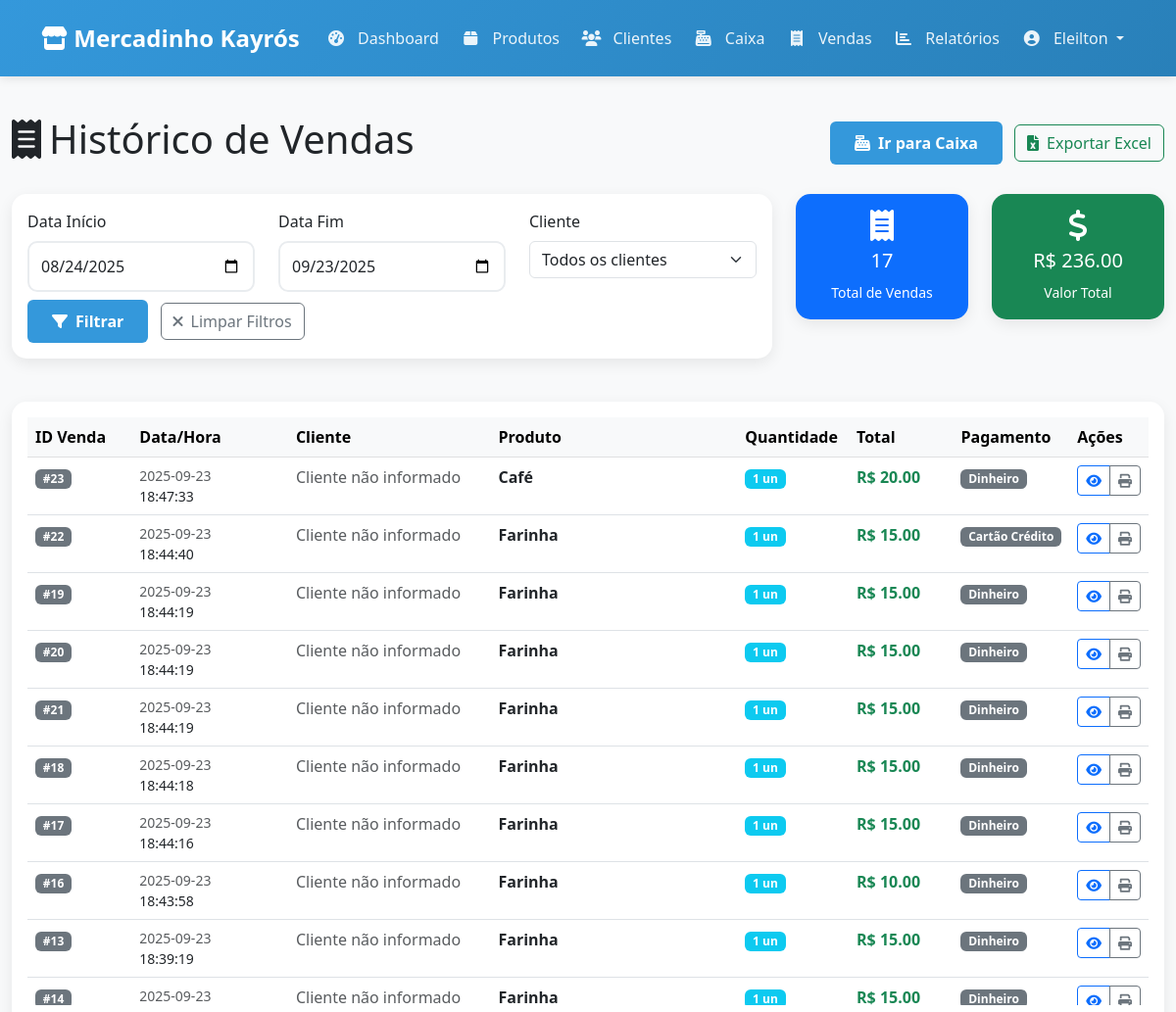
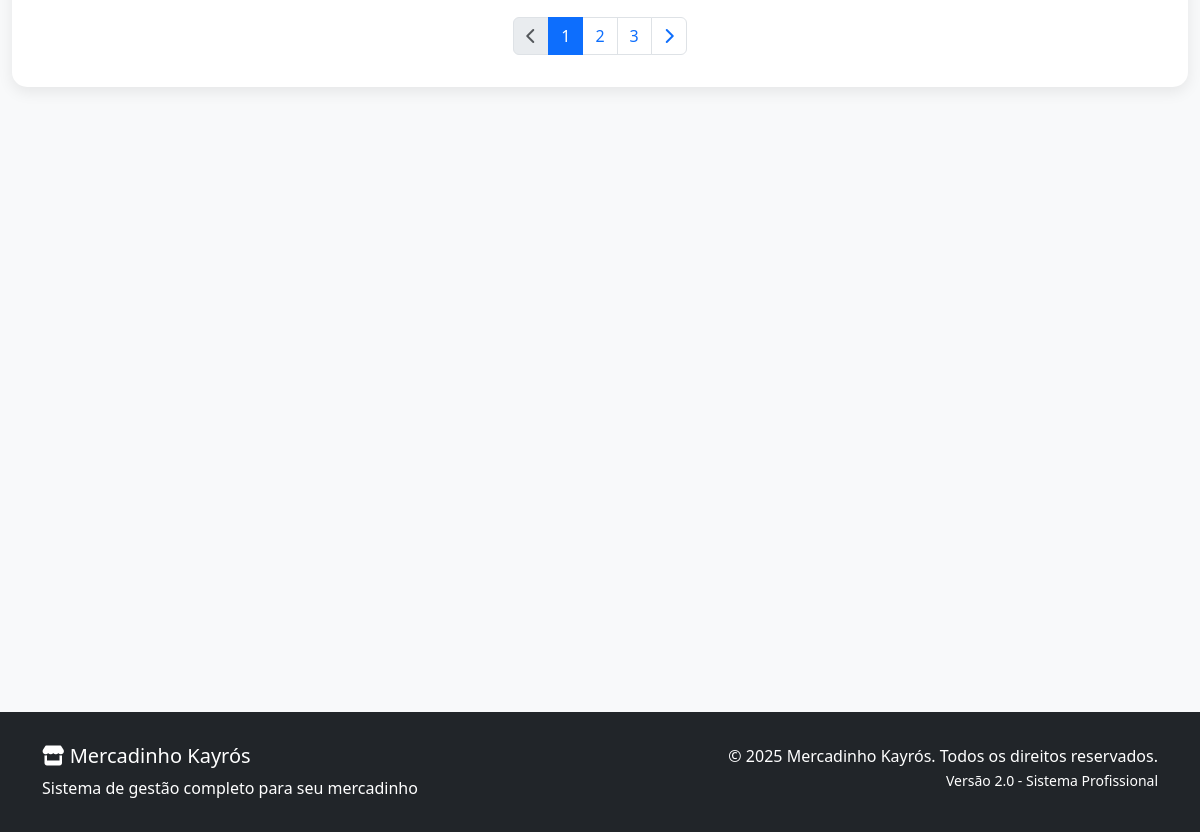
The page /vendas (signed in) on the database its author committed (2 pictures, top to bottom).
### tables this page shows
CREATE TABLE usuarios (
        id INTEGER PRIMARY KEY AUTOINCREMENT,
        username TEXT NOT NULL UNIQUE,
        password_hash TEXT NOT NULL
    );

CREATE TABLE itens_venda (
        id INTEGER PRIMARY KEY AUTOINCREMENT,
        venda_id INTEGER NOT NULL,
        produto_id INTEGER NOT NULL,
        quantidade INTEGER NOT NULL,
        preco_unitario REAL NOT NULL,
        FOREIGN KEY (venda_id) REFERENCES vendas (id),
        FOREIGN KEY (produto_id) REFERENCES produtos (id)
    );

CREATE TABLE vendas (
        id INTEGER PRIMARY KEY AUTOINCREMENT,
        cliente_id INTEGER,
        data_venda TEXT NOT NULL,
        total REAL NOT NULL, troco REAL, forma_pagamento TEXT, valor_pago REAL,
        FOREIGN KEY (cliente_id) REFERENCES clientes (id)
    );

CREATE TABLE produtos (
        id INTEGER PRIMARY KEY AUTOINCREMENT,
        nome TEXT NOT NULL,
        preco REAL NOT NULL,
        quantidade INTEGER NOT NULL,
        codigo_barras TEXT UNIQUE
    );

### app.py (the view)
@app.route('/vendas')
@login_required
def vendas():
    try:
        vendas_historico = db.get_relatorio_vendas_detalhado()
        return render_template('vendas.html', vendas=vendas_historico)
    except Exception as e:
        flash('Erro ao carregar histórico de vendas.', 'danger')
        return render_template('vendas.html', vendas=[])

### templates/vendas.html (shortened to what this page needs)
{% extends "base.html" %}
{% block content %}
<div class="container-fluid py-4">
    <div class="row mb-4">
        <div class="col-12">
            <div class="d-flex justify-content-between align-items-center">
                <h1><i class="fas fa-receipt me-2"></i>Histórico de Vendas</h1>
                <div>
                    <a href="{{ url_for('caixa') }}" class="btn btn-primary me-2">
                        <i class="fas fa-cash-register me-2"></i>Ir para Caixa
                    </a>
                    <button class="btn btn-outline-success" id="btn-exportar-excel">
                        <i class="fas fa-file-excel me-2"></i>Exportar Excel
                    </button>
                </div>
            </div>
        </div>
    </div>
    <div class="row mb-4">
        <div class="col-md-8">
            <div class="card">
                <div class="card-body">
                    <div class="row">
                        <div class="col-md-4">
                            <label for="data-inicio" class="form-label">Data Início</label>
                            <input type="date" class="form-control" id="data-inicio">
                        </div>
                        <div class="col-md-4">
                            <label for="data-fim" class="form-label">Data Fim</label>
                            <input type="date" class="form-control" id="data-fim">
                        </div>
                        <div class="col-md-4">
                            <label for="filtro-cliente" class="form-label">Cliente</label>
                            <select class="form-select" id="filtro-cliente">
                                <option value="">Todos os clientes</option>
                            </select>
                        </div>
                    </div>
                    <div class="row mt-2">
                        <div class="col-12">
                            <button class="btn btn-primary me-2" id="btn-filtrar">
                                <i class="fas fa-filter me-2"></i>Filtrar
                            </button>
                            <button class="btn btn-outline-secondary" id="btn-limpar-filtros">
                                <i class="fas fa-times me-2"></i>Limpar Filtros
                            </button>
                        </div>
                    </div>
                </div>
            </div>
        </div>
        <div class="col-md-4">
            <div class="row">
                <div class="col-6">
                    <div class="card bg-primary text-white">
                        <div class="card-body text-center py-3">
                            <i class="fas fa-receipt fa-2x mb-2"></i>
                            <h5>{{ vendas|length }}</h5>
                            <small>Total de Vendas</small>
                        </div>
                    </div>
                </div>
                <div class="col-6">
                    <div class="card bg-success text-white">
                        <div class="card-body text-center py-3">
                            <i class="fas fa-dollar-sign fa-2x mb-2"></i>
                            <h5>R$ {{ "%.2f"|format(vendas|sum(attribute='total') if vendas else 0) }}</h5>
                            <small>Valor Total</small>
                        </div>
                    </div>
                </div>
            </div>
        </div>
    </div>
    <div class="card">
        <div class="card-body">
            {% if vendas %}
            <div class="table-responsive">
                <table class="table table-hover" id="tabela-vendas">
                    <thead class="table-light">
                        <tr>
                            <th width="10%">ID Venda</th>
                            <th width="15%">Data/Hora</th>
                            <th width="20%">Cliente</th>
                            <th width="25%">Produto</th>
                            <th width="10%">Quantidade</th>
                            <th width="10%">Total</th>
                            <th width="10%">Pagamento</th>
                            <th width="10%">Ações</th>
                        </tr>
                    </thead>
                    <tbody>
                        {% for venda in vendas %}
                        <tr>
                            <td>
                                <span class="badge bg-secondary">#{{ venda.id }}</span>
                            </td>
                            <td>
                                <div class="d-flex flex-column">
                                    <small class="text-muted">{{ venda.data_venda.split(' ')[0] if venda.data_venda else 'N/A' }}</small>
                                    <small>{{ venda.data_venda.split(' ')[1] if venda.data_venda and ' ' in venda.data_venda else '' }}</small>
                                </div>
                            </td>
                            <td>
                                {% if venda.cliente_nome and venda.cliente_nome != 'N/A' %}
                                <div class="d-flex align-items-center">
                                    <i class="fas fa-user text-muted me-2"></i>
                                    <span>{{ venda.cliente_nome }}</span>
                                </div>
                                {% else %}
                                <span class="text-muted">Cliente não informado</span>
                                {% endif %}
                            </td>
                            <td>
                                <span class="fw-bold">{{ venda.produto_nome or 'N/A' }}</span>
                            </td>
                            <td>
                                <span class="badge bg-info">{{ venda.quantidade or 0 }} un</span>
                            </td>
                            <td>
                                <span class="fw-bold text-success">R$ {{ "%.2f"|format(venda.total or 0) }}</span>
                            </td>
                            <td>
                                <span class="badge bg-secondary">{{ venda.forma_pagamento or 'N/A' }}</span>
                            </td>
                            <td>
                                <div class="btn-group">
                                    <button class="btn btn-sm btn-outline-primary"
                                            data-bs-toggle="tooltip"
                                            title="Ver detalhes"
                                            onclick="verDetalhesVenda({{ venda.id }})">
                                        <i class="fas fa-eye"></i>
                                    </button>
                                    <button class="btn btn-sm btn-outline-secondary"
                                            data-bs-toggle="tooltip"
                                            title="Imprimir recibo"
                                            onclick="imprimirRecibo({{ venda.id }})">
                                        <i class="fas fa-print"></i>
                                    </button>
                                </div>
                            </td>
                        </tr>
                        {% endfor %}
                    </tbody>
                </table>
            </div>
            <nav aria-label="Navegação de vendas" class="mt-4">
                <ul class="pagination justify-content-center">
                    <li class="page-item disabled">
                        <a class="page-link" href="#" tabindex="-1">
                            <i class="fas fa-chevron-left"></i>
                        </a>
                    </li>
                    <li class="page-item active"><a class="page-link" href="#">1</a></li>
                    <li class="page-item"><a class="page-link" href="#">2</a></li>
                    <li class="page-item"><a class="page-link" href="#">3</a></li>
                    <li class="page-item">
                        <a class="page-link" href="#">
                            <i class="fas fa-chevron-right"></i>
                        </a>
                    </li>
                </ul>
            </nav>
            {% endif %}
        </div>
    </div>
</div>
{% endblock %}

### templates/base.html (shortened to what this page needs)
<!DOCTYPE html>
<html lang="pt-br">
<head>
    <link href="https://cdn.jsdelivr.net/npm/bootstrap@5.3.0/dist/css/bootstrap.min.css" rel="stylesheet">
    <link href="https://cdnjs.cloudflare.com/ajax/libs/font-awesome/6.0.0/css/all.min.css" rel="stylesheet">
</head>
<body>
    <nav class="navbar navbar-expand-lg navbar-dark">
        <div class="container">
            <a class="navbar-brand" href="{{ url_for('dashboard') }}">
                <i class="fas fa-store"></i> Mercadinho Kayrós
            </a>
            <div class="collapse navbar-collapse" id="navbarNav">
                <ul class="navbar-nav me-auto">
                    <li class="nav-item">
                        <a class="nav-link" href="{{ url_for('dashboard') }}">
                            <i class="fas fa-tachometer-alt"></i> Dashboard
                        </a>
                    </li>
                    <li class="nav-item">
                        <a class="nav-link" href="{{ url_for('produtos') }}">
                            <i class="fas fa-box"></i> Produtos
                        </a>
                    </li>
                    <li class="nav-item">
                        <a class="nav-link" href="{{ url_for('clientes') }}">
                            <i class="fas fa-users"></i> Clientes
                        </a>
                    </li>
                    <li class="nav-item">
                        <a class="nav-link" href="{{ url_for('caixa') }}">
                            <i class="fas fa-cash-register"></i> Caixa
                        </a>
                    </li>
                    <li class="nav-item">
                        <a class="nav-link" href="{{ url_for('vendas') }}">
                            <i class="fas fa-receipt"></i> Vendas
                        </a>
                    </li>
                    <li class="nav-item">
                        <a class="nav-link" href="{{ url_for('relatorios') }}">
                            <i class="fas fa-chart-bar"></i> Relatórios
                        </a>
                    </li>
                </ul>
                <ul class="navbar-nav">
                    {% if current_user.is_authenticated %}
                    <li class="nav-item dropdown">
                        <a class="nav-link dropdown-toggle" href="#" id="navbarDropdown" role="button" data-bs-toggle="dropdown">
                            <i class="fas fa-user-circle"></i> {{ current_user.username }}
                        </a>
                    </li>
                    {% else %}
                    <li class="nav-item">
                        <a class="nav-link" href="{{ url_for('login') }}">
                            <i class="fas fa-sign-in-alt"></i> Login
                        </a>
                    </li>
                    {% endif %}
                </ul>
            </div>
        </div>
    </nav>
    <main>
        {% block content %}{% endblock %}
    </main>
    <footer class="bg-dark text-white mt-5">
        <div class="container">
            <div class="row">
                <div class="col-md-6">
                    <h5><i class="fas fa-store"></i> Mercadinho Kayrós</h5>
                    <p class="mb-0">Sistema de gestão completo para seu mercadinho</p>
                </div>
                <div class="col-md-6 text-md-end">
                    <p class="mb-0">&copy; {{ current_year }} Mercadinho Kayrós. Todos os direitos reservados.</p>
                    <small>Versão 2.0 - Sistema Profissional</small>
                </div>
            </div>
        </div>
    </footer>
</body>
</html>

### rows shown on the page
usuarios: username "Eleilton"
itens_venda: id "23", data_venda "2025-09-23", data_venda "18:47:33", nome "Café", quantidade "1", forma_pagamento "Dinheiro"
vendas: total "20.00"
itens_venda: id "22", data_venda "2025-09-23", data_venda "18:44:40", nome "Farinha", quantidade "1", forma_pagamento "Cartão Crédito"
vendas: total "15.00"
itens_venda: id "19", data_venda "2025-09-23", data_venda "18:44:19", nome "Farinha", quantidade "1", forma_pagamento "Dinheiro"
vendas: total "15.00"
itens_venda: id "20", data_venda "2025-09-23", data_venda "18:44:19", nome "Farinha", quantidade "1", forma_pagamento "Dinheiro"
vendas: total "15.00"
itens_venda: id "21", data_venda "2025-09-23", data_venda "18:44:19", nome "Farinha", quantidade "1", forma_pagamento "Dinheiro"
vendas: total "15.00"
itens_venda: id "18", data_venda "2025-09-23", data_venda "18:44:18", nome "Farinha", quantidade "1", forma_pagamento "Dinheiro"
vendas: total "15.00"
itens_venda: id "17", data_venda "2025-09-23", data_venda "18:44:16", nome "Farinha", quantidade "1", forma_pagamento "Dinheiro"
vendas: total "15.00"
itens_venda: id "16", data_venda "2025-09-23", data_venda "18:43:58", nome "Farinha", quantidade "1", forma_pagamento "Dinheiro"
vendas: total "10.00"
itens_venda: id "13", data_venda "2025-09-23", data_venda "18:39:19", nome "Farinha", quantidade "1", forma_pagamento "Dinheiro"
vendas: total "15.00"
itens_venda: id "14", data_venda "2025-09-23", nome "Farinha", quantidade "1", forma_pagamento "Dinheiro"
vendas: total "15.00"

### other values the page prints
{{ vendas|length }} "17"
{{ "%.2f"|format(vendas|sum(attribute='total') if vendas else 0) }} "236.00"
